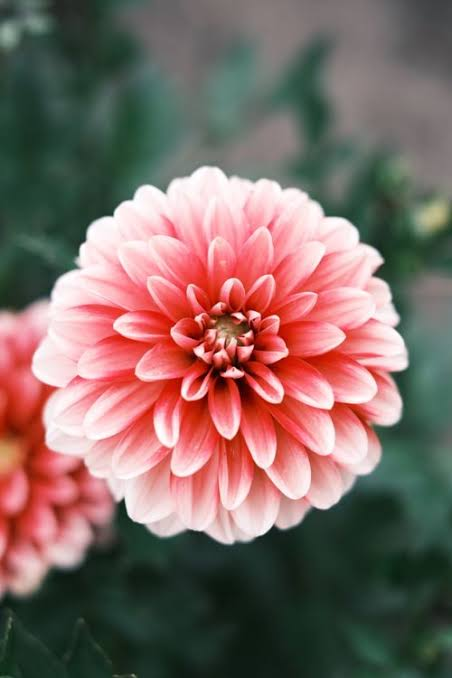
#> input picture image.jpg, 452 x 678 px
$ python blackhat.py
#> lines starting #> are read from the running program, lines starting #| are printed output that depends on the picture

import cv2
import numpy as np

# Read the input image
img = cv2.imread("image.jpg")
#> img is the input picture: shape (678, 452, 3); mean B, G, R 99.9, 105.6, 128.6

if img is None:
    print("Error: Image not found!")
    exit()

# Convert image to grayscale
gray = cv2.cvtColor(img, cv2.COLOR_BGR2GRAY)
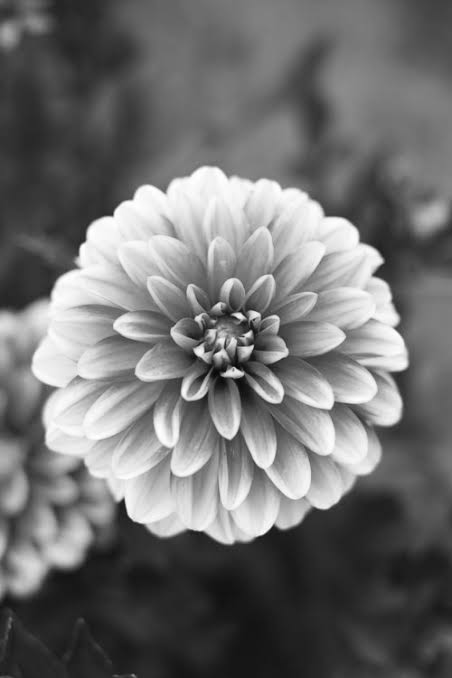
#> gray: shape (678, 452); min 6, max 255, mean 111.8

# Create a structuring element
kernel = np.ones((5, 5), np.uint8)

# Apply Black Hat operation
blackhat = cv2.morphologyEx(
    gray, cv2.MORPH_BLACKHAT, kernel
)
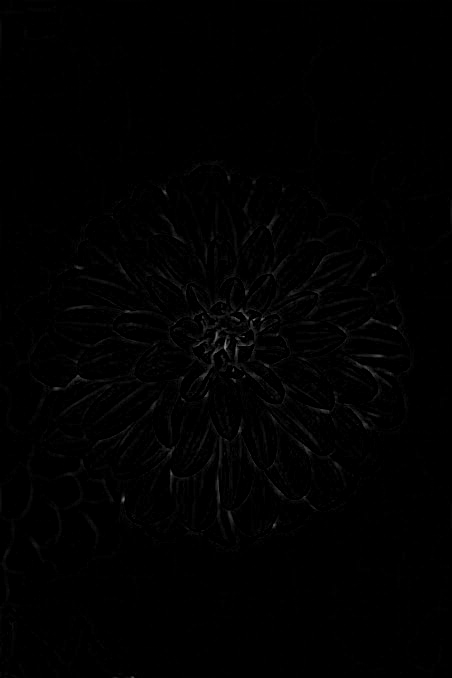
#> blackhat: shape (678, 452); min 0, max 137, mean 1.4

# Display the images
cv2.imshow("Original Image", img)
cv2.imshow("Grayscale Image", gray)
cv2.imshow("Black Hat Operation", blackhat)

# Save the output
cv2.imwrite("blackhat_output.jpg", blackhat)

cv2.waitKey(0)
cv2.destroyAllWindows()
